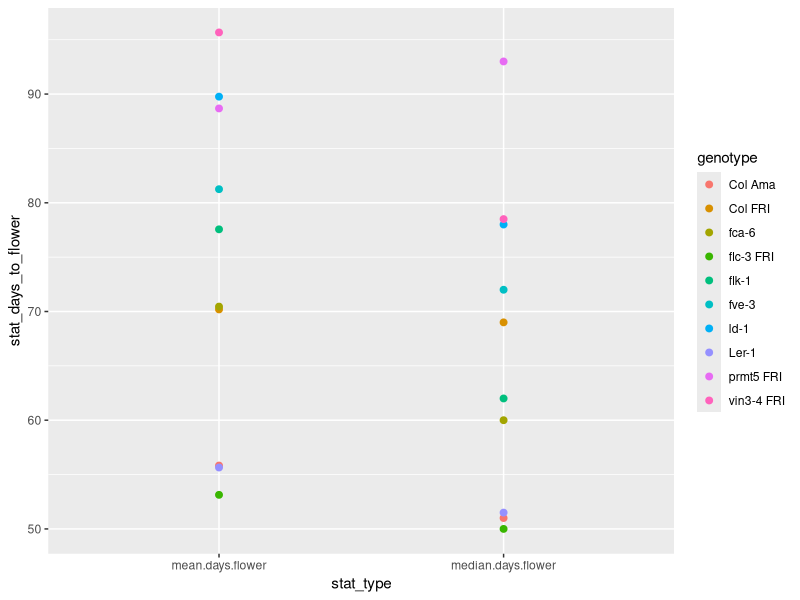
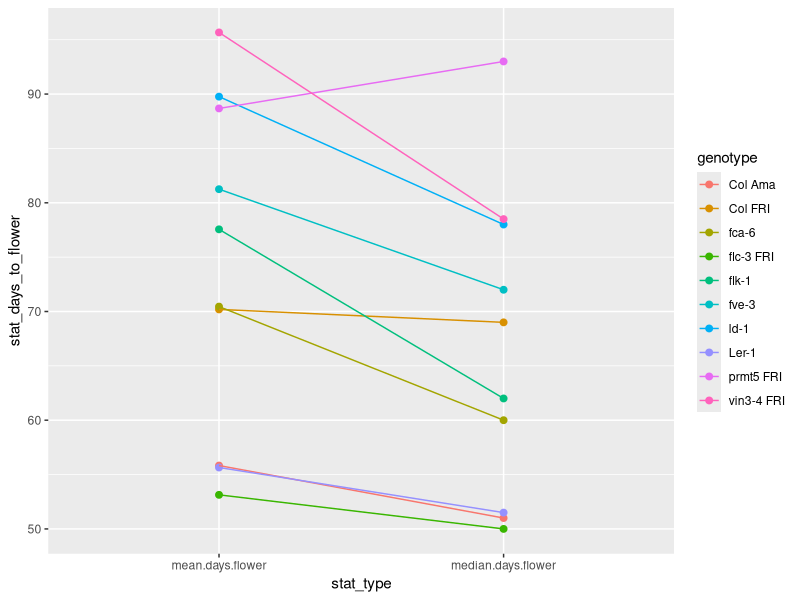
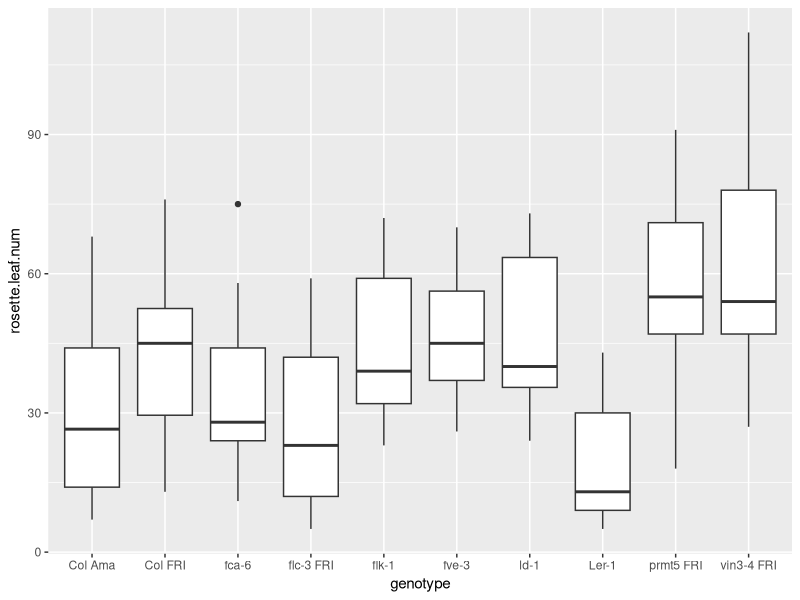
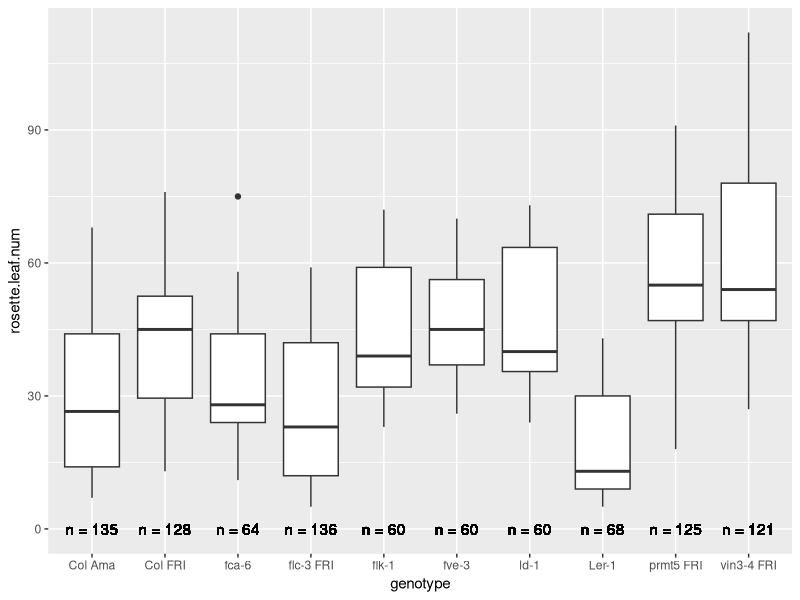
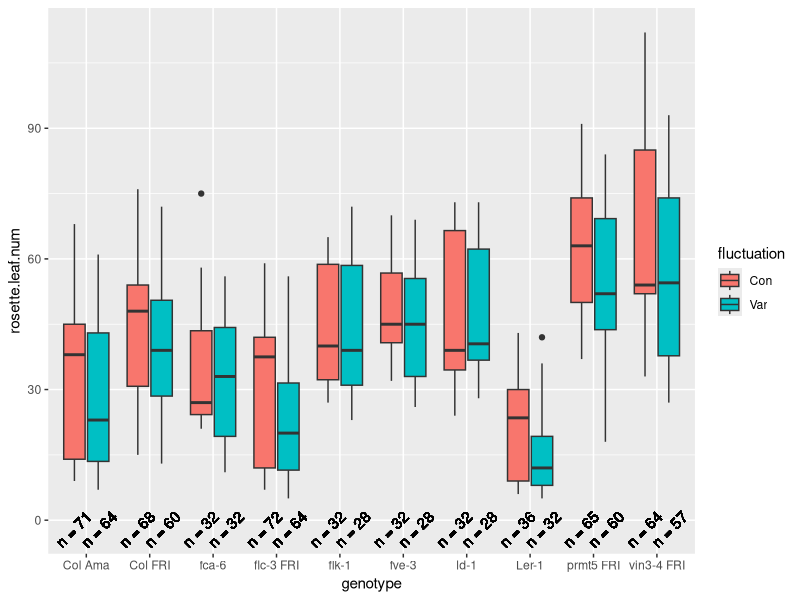
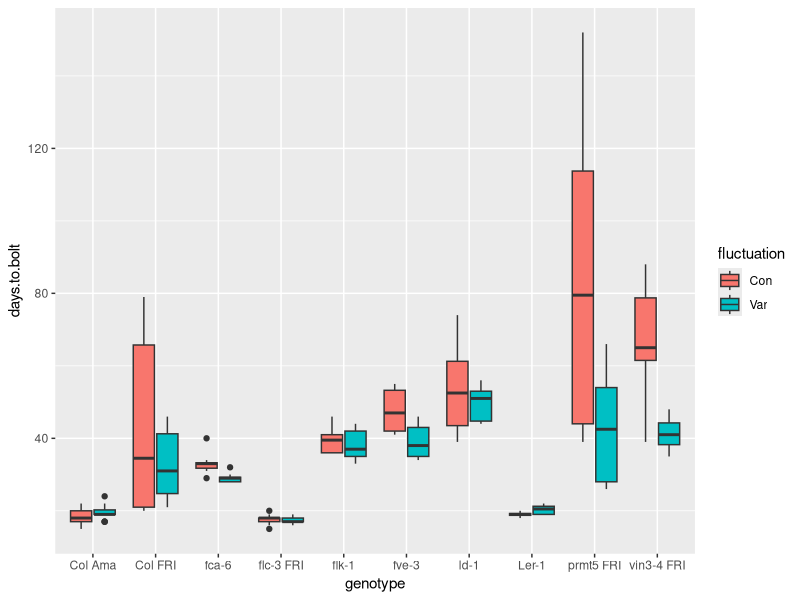
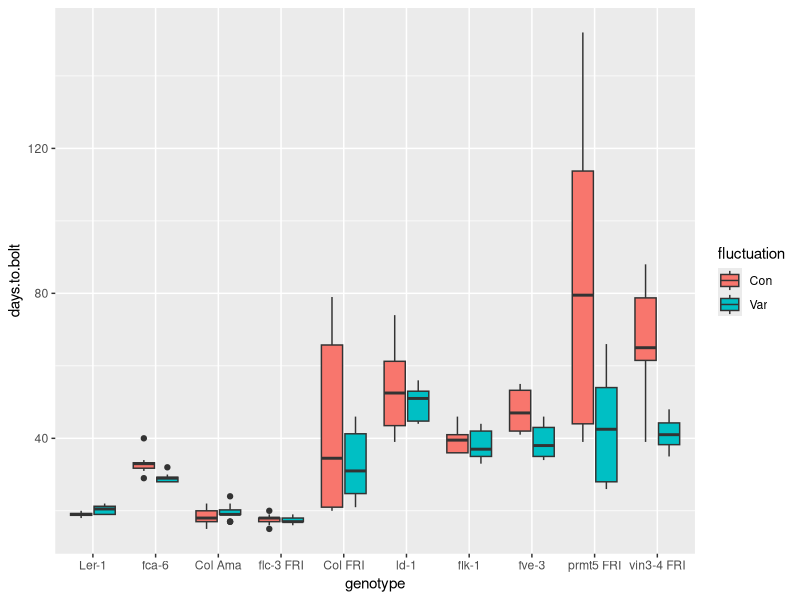
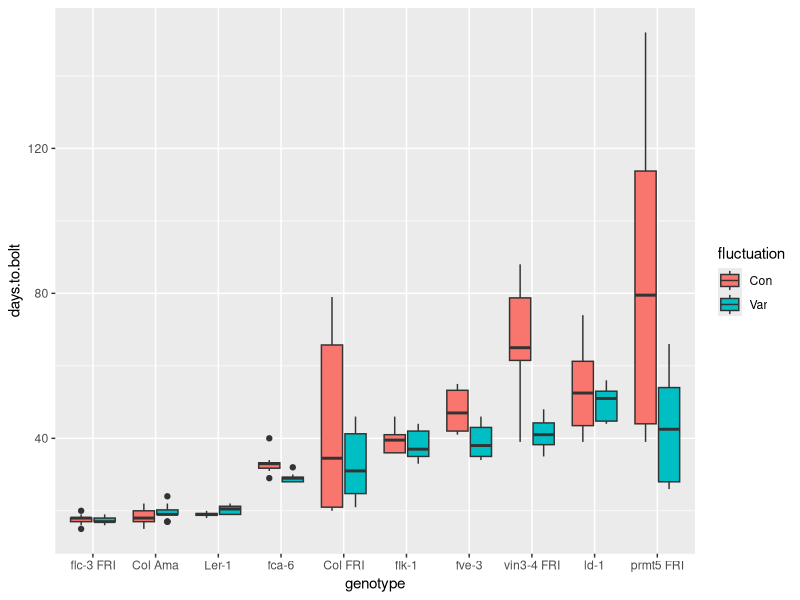

Write the R code that produced these figures, in order.
## ---- chunk 1
knitr::opts_chunk$set(echo = TRUE)
## ---- chunk 2
# Chargez la librairie `tidyverse`

# Pas besoin de spécifier le repertoire de travail car il s'agit de celui du Rmarkdown

# Importer `burghardt_et_al_2015_expt1.txt` et mettez le dans un objet appelé `expt1`

## ---- chunk 3
# Chargez la librairie `tidyverse` (aide: utilisez la fonction `library()`)
library(tidyverse)

# Importer `burghardt_et_al_2015_expt1.txt` et mettez le dans un objet appelé `expt1`
#(aide: utilisez la fonction `read_tsv()`)

expt1 <- read_tsv("../data/burghardt_et_al_2015_expt1.txt")

## ---- chunk 4

group_by(expt1, genotype) %>% 
summarise(mean.days.to.flower = mean(days.to.flower, na.rm = TRUE))

## ---- chunk 5

group_by(expt1, genotype, temperature) %>% 
summarise(mean.days.flower = mean(days.to.flower, na.rm = TRUE),
          sd.days.flower = sd(days.to.flower, na.rm = TRUE),
          median.days.flower = median(days.to.flower, na.rm = TRUE))
## ---- chunk 6

group_by(expt1, genotype) %>% 
summarise(n.obs = n())
## ---- chunk 7

count(expt1, genotype)

## ---- chunk 8

group_by(expt1, genotype) %>% 
summarise(mean.days.flower = mean(days.to.flower, na.rm = TRUE),
          sd.days.flower = sd(days.to.flower, na.rm = TRUE),
          median.days.flower = median(days.to.flower, na.rm = TRUE)) %>% 
  gather(key="stat_type",value="stat_days_to_flower", mean.days.flower,median.days.flower) %>% 
  ggplot(aes(x=stat_type,y=stat_days_to_flower, col=genotype))+
  geom_point(size=2)
## ---- chunk 9

group_by(expt1, genotype) %>% 
summarise(mean.days.flower = mean(days.to.flower, na.rm = TRUE),
          sd.days.flower = sd(days.to.flower, na.rm = TRUE),
          median.days.flower = median(days.to.flower, na.rm = TRUE)) %>% 
  gather(key="stat_type",value="stat_days_to_flower", mean.days.flower,median.days.flower) %>% 
  ggplot(aes(x=stat_type,y=stat_days_to_flower, col=genotype))+
  geom_point(size=2) +
  geom_line(aes(group=genotype))
## ---- chunk 10

  ggplot( expt1, aes(genotype, rosette.leaf.num)) +
  geom_boxplot()
## ---- chunk 11

group_by(expt1, genotype) %>% 
  summarise(n.obs=n()) %>% 
  mutate(n.obs=paste("n =",n.obs)) %>% 
  full_join(expt1, by="genotype") %>% 
  ggplot( aes(genotype, rosette.leaf.num)) +
  geom_boxplot() +
  geom_text(aes(label=n.obs, x=genotype, y=0))
## ---- chunk 12

group_by(expt1, genotype, fluctuation) %>% 
  summarise(n.obs=n()) %>% 
  mutate(n.obs=paste("n =",n.obs)) %>% 
  full_join(expt1, by=c("genotype", "fluctuation")) %>% 
  ggplot( aes(genotype, rosette.leaf.num, fill=fluctuation)) +
  geom_boxplot() +
  geom_text(aes(label=n.obs, x=genotype, y=-2),position=position_dodge(0.8), angle=45)
## ---- chunk 13
filter(expt1, temperature==22, day.length==16) %>% 
ggplot(aes(x=genotype, y=days.to.bolt, fill=fluctuation)) +
  geom_boxplot()

## ---- chunk 14
# Convertissons genotype dans expt1 en facteurs:
factor(expt1$genotype)
## ---- chunk 15
factor(expt1$genotype, levels = c("Ler-1", "fca-6", "Col Ama", "flc-3 FRI", "Col FRI", "ld-1", "flk-1",
                                  "fve-3", "prmt5 FRI","vin3-4 FRI"))
## ---- chunk 16

mutate(expt1, genotype = factor(genotype, levels = c("Ler-1", "fca-6", "Col Ama", "flc-3 FRI", "Col FRI",
                                                     "ld-1", "flk-1", "fve-3", "prmt5 FRI","vin3-4 FRI"))) %>% 
  filter( temperature==22, day.length==16) %>%
  ggplot(aes(x=genotype, y=days.to.bolt, fill=fluctuation)) +
  geom_boxplot()
## ---- chunk 17

  filter(expt1, temperature==22, day.length==16) %>% 
  mutate( genotype = fct_reorder(genotype, days.to.bolt)) %>% 
  ggplot(aes(x=genotype, y=days.to.bolt, fill=fluctuation)) +
  geom_boxplot()

